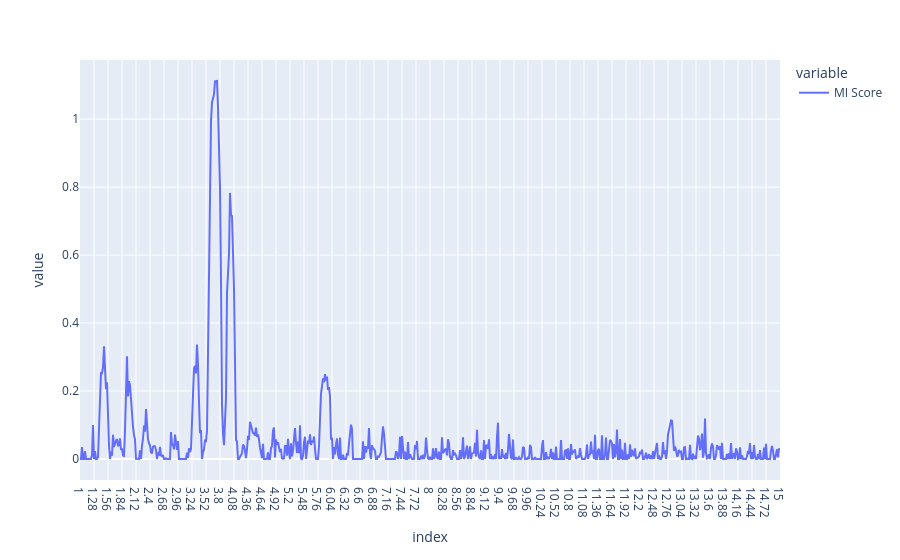

Notebook code cell kept with this figure:
### Code cell
# calculando a mutual information relacionando cada variável espectral com a predição do modelo PLS-DA
from sklearn.feature_selection import mutual_info_regression, mutual_info_classif
global_mi_scores = mutual_info_regression(Xcalreg_prep, 
                                    plsr_results[1].iloc[:,-1], # using the continuous predictions from LV=3
                                    discrete_features=False,
                                    n_neighbors=10,
                                    random_state=None)
global_mi_scores_df = pd.DataFrame(global_mi_scores, index=Xcalreg_prep.columns, columns=['MI Score'])#.sort_values(by='MI Score', ascending=False)
global_mi_scores_df.plot()

### Figure 1 — Plotly figure (JSON) as saved in the notebook; plotly's stock layout.template omitted (floating-point values rounded to 4 significant figures; data arrays with more than 128 entries replaced by an {"elided": "..."} marker saying what was removed)
{"data": [{"hovertemplate": "variable=MI Score<br>index=%{x}<br>value=%{y}<extra></extra>", "legendgroup": "MI Score", "line": {"color": "#636efa", "dash": "solid"}, "marker": {"symbol": "circle"}, "mode": "lines", "name": "MI Score", "orientation": "v", "showlegend": true, "type": "scatter", "x": {"elided": "701 str values"}, "xaxis": "x", "y": {"elided": "701 float values"}, "yaxis": "y"}], "layout": {"legend": {"title": {"text": "variable"}, "tracegroupgap": 0}, "margin": {"t": 60}, "xaxis": {"anchor": "y", "domain": [0, 1], "title": {"text": "index"}}, "yaxis": {"anchor": "x", "domain": [0, 1], "title": {"text": "value"}}}}
